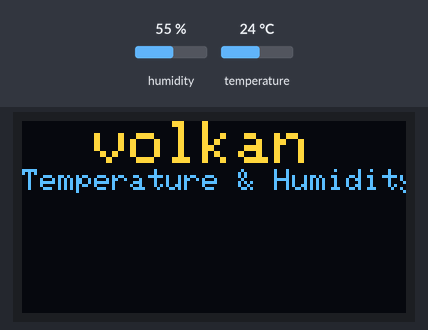
Bench run of a sketch on a simulated ESP8266 (NodeMCU). Parts: 128×64 one-colour display. Inputs (shaded band) come from the test bench; at power-on: humidity 55 %, temperature 24 °C. The OLED is the two-colour kind (top 16 rows yellow); WiFi joins after 1.5 s; servers stay silent unless stated; what the sketch prints to the serial monitor is not drawn.

Above: at 0.1 s.
At 4.2 s:
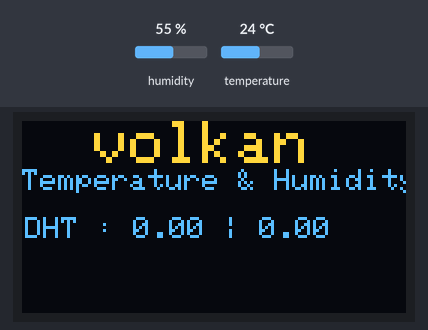
4.3 s: humidity set to 22 %
At 11.0 s:
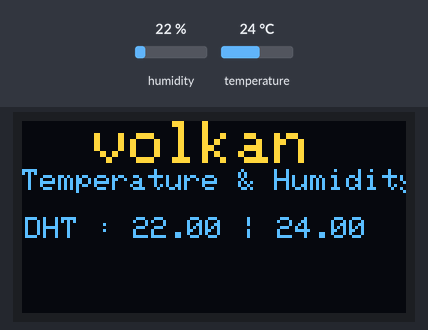
Timing chart, 0 to 12.5 s (numbered marks = the images above; inputs shaded):
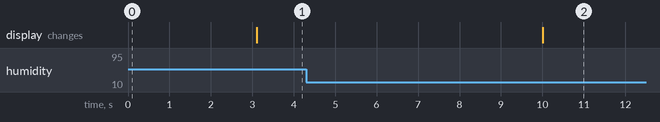

The sketch:

esp82866_web_server.ino
```cpp
// ESP8266 webserver

#include <Wire.h>
#include "SSD1306Ascii.h"
#include "SSD1306AsciiWire.h"
#include <ESP8266WiFi.h>
#include <Hash.h>
#include <ESPAsyncTCP.h>
#include <ESPAsyncWebServer.h>
#include "DHT.h"

// Replace with your network credentials
const char* ssid = "";
const char* password = "";

// 0X3C+SA0 - 0x3C or 0x3D
#define I2C_ADDRESS 0x3C

SSD1306AsciiWire oled;

#define DHTPIN 14
#define DHTTYPE DHT22
long int dht_millis = 0;
DHT dht(DHTPIN, DHTTYPE);


// current temperature & humidity, updated in loop()
float t = 0.0;
float h = 0.0;

// Create AsyncWebServer object on port 80
AsyncWebServer server(80);

// Generally, you should use "unsigned long" for variables that hold time
// The value will quickly become too large for an int to store
unsigned long previousMillis = 0;    // will store last time DHT was updated

// Updates DHT readings every 10 seconds
const long interval = 10000;

const char index_html[] PROGMEM = R"rawliteral(
<!DOCTYPE HTML><html>
<head>
  <meta name="viewport" content="width=device-width, initial-scale=1">
  <link rel="stylesheet" href="https://use.fontawesome.com/releases/v5.7.2/css/all.css" integrity="sha384-fnmOCqbTlWIlj8LyTjo7mOUStjsKC4pOpQbqyi7RrhN7udi9RwhKkMHpvLbHG9Sr" crossorigin="anonymous">
  <style>
    html {
     font-family: Arial;
     display: inline-block;
     margin: 0px auto;
     text-align: center;
    }
    h2 { font-size: 3.0rem; }
    p { font-size: 3.0rem; }
    .units { font-size: 1.2rem; }
    .dht-labels{
      font-size: 1.5rem;
      vertical-align:middle;
      padding-bottom: 15px;
    }
  </style>
</head>
<body>
  <h2>Temperature and Relative Temperature</h2>
  <br>
  DHT22
  <p>
    <i class="fas fa-thermometer-half" style="color:#059e8a;"></i>
    <span class="dht-labels">Temperature</span>
    <span id="temperature">%TEMPERATURE%</span>
    <sup class="units">&deg;C</sup>
  </p>
  <p>
    <i class="fas fa-tint" style="color:#00add6;"></i>
    <span class="dht-labels">Humidity</span>
    <span id="humidity">%HUMIDITY%</span>
    <sup class="units">%</sup>
  </p>
  LM35
</body>
<script>
setInterval(function ( ) {
  var xhttp = new XMLHttpRequest();
  xhttp.onreadystatechange = function() {
    if (this.readyState == 4 && this.status == 200) {
      document.getElementById("temperature").innerHTML = this.responseText;
    }
  };
  xhttp.open("GET", "/temperature", true);
  xhttp.send();
}, 10000 ) ;

setInterval(function ( ) {
  var xhttp = new XMLHttpRequest();
  xhttp.onreadystatechange = function() {
    if (this.readyState == 4 && this.status == 200) {
      document.getElementById("humidity").innerHTML = this.responseText;
    }
  };
  xhttp.open("GET", "/humidity", true);
  xhttp.send();
}, 10000 ) ;
</script>
</html>)rawliteral";

// Replaces placeholder with DHT values
String processor(const String& var){
  //Serial.println(var);
  if(var == "TEMPERATURE"){
    return String(t);
  }
  else if(var == "HUMIDITY"){
    return String(h);
  }
  return String();
}

void setup() {
  //serial port for debugging purposes
  Serial.begin(115200);
  //Wire.pins(4, 5);
  Wire.begin();
  oled.begin(&Adafruit128x64, I2C_ADDRESS);
  oled.set400kHz();
  oled.setFont(Adafruit5x7);

  uint32_t m = micros();
  oled.clear();
  oled.set2X();
  oled.println("  volkan");
  oled.set1X();
  oled.println("Temperature & Humidity\n");

   // Connect to Wi-Fi
  WiFi.begin(ssid, password);
  Serial.println("Connecting to WiFi");
  while (WiFi.status() != WL_CONNECTED) {
    delay(1000);
    Serial.println(".");
  }

  // Print ESP8266 Local IP Address
  Serial.println(WiFi.localIP());

  // Route for root / web page
  server.on("/", HTTP_GET, [](AsyncWebServerRequest *request){
    request->send_P(200, "text/html", index_html, processor);
  });
  server.on("/temperature", HTTP_GET, [](AsyncWebServerRequest *request){
    request->send_P(200, "text/plain", String(t).c_str());
  });
  server.on("/humidity", HTTP_GET, [](AsyncWebServerRequest *request){
    request->send_P(200, "text/plain", String(h).c_str());
  });

  // Start server
  server.begin();

  dht.begin();
  delay(1000);
}

//get temp and humidity from dht11 sensor
void getTempHumidity()
{
  if ((millis() - dht_millis) >= 2000)
  {
    float h = dht.readHumidity();
    // Read temperature as Celsius (the default)
    float t = dht.readTemperature();
    // Check if any reads failed and exit early (to try again).
    if (!(isnan(h) || isnan(t))) {
//      oled.setCursor(2, 58);
//      oled.print("DHT : "); oled.print(h); oled.print(" | "); oled.print(t);
      Serial.print("DHT : "); Serial.print(h); Serial.print(" | "); Serial.println(t);
    }else{
      Serial.println("No Readings");
    }
    dht_millis = millis();
  }
}

void tempHumidity(){
  unsigned long currentMillis = millis();
  if (currentMillis - previousMillis >= interval) {
    // save the last time you updated the DHT values
    previousMillis = currentMillis;
    // Read temperature as Celsius (the default)
    float newT = dht.readTemperature();
    // Read temperature as Fahrenheit (isFahrenheit = true)
    //float newT = dht.readTemperature(true);
    // if temperature read failed, don't change t value
    if (isnan(newT)) {
      Serial.println("Failed to read from DHT sensor!");
    }
    else {
      t = newT;
    }
    // Read Humidity
    float newH = dht.readHumidity();
    // if humidity read failed, don't change h value
    if (isnan(newH)) {
      Serial.println("Failed to read from DHT sensor!");
    }
    else {
      h = newH;
    }
  }
}

void printResults(){

oled.setCursor(1, 58);
oled.print("DHT : "); oled.print(h); oled.print(" | "); oled.print(t);

//oled.setCursor(60,84);
//oled.print("I");

}

void loop(void) {
 getTempHumidity();
 tempHumidity();

 printResults();
 delay(10);
}
```

Measured:
- after the input at 4.3 s, the display: changes after 5.7 s (image 2)
